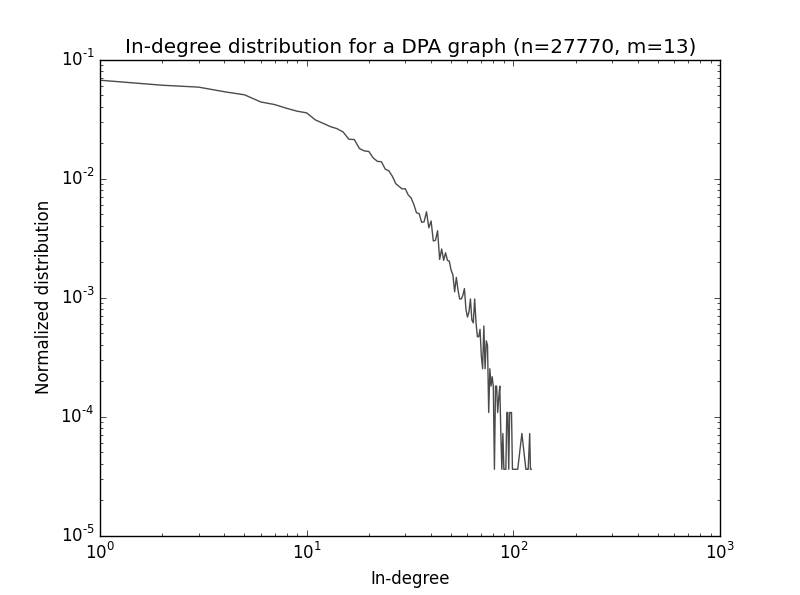
%> input picture algorithmicthink1-002/app1_q4_dpa_distribution.png (made grey), 800 x 595 px, given in place of Cameraman256.bmp, which was not available
$ octave hw7_wrapper.m   (GNU Octave 9; MATLAB toolbox functions it lacks are replaced by stand-ins)
%> lines starting %> are read from the running program, lines starting %| are printed output that depends on the picture; pictures that were not available may be replaced by others from this repository, and a replacement may not be noted
### digital-002/homework/cls_restoration.m
function image_restored = cls_restoration(image_noisy, psf, alpha)

%% find proper dimension for frequency-domain processing
[image_height, image_width] = size(image_noisy);
[psf_height, psf_width] = size(psf);
dim = max([image_width, image_height, psf_width, psf_height]);
dim = next2pow(dim);

%% frequency-domain representation of degradation
psf = padarray(psf, [dim - psf_height, dim - psf_width], 'post');
psf = circshift(psf, [-(psf_height - 1) / 2, -(psf_width - 1) / 2]);
H = fft2(psf, dim, dim);

%% frequency-domain representation of Laplace operator
Laplace = [0, -0.25, 0; -0.25, 1, -0.25; 0, -0.25, 0];
Laplace = padarray(Laplace, [dim - 3, dim - 3], 'post');
Laplace = circshift(Laplace, [-1, -1]);
C = fft2(Laplace, dim, dim);

%% Frequency response of the CLS filter
% Refer to the lecture for frequency response of CLS filter
% Complete the implementation of the CLS filter by uncommenting the
% following line and adding appropriate content
R = conj(H) ./ (H .* conj(H) + alpha * C .* conj(C));

%% CLS filtering
Y = fft2(image_noisy, dim, dim);
image_restored_frequency = R .* Y;
image_restored = ifft2(image_restored_frequency);
image_restored = image_restored(1 : image_height, 1 : image_width);

### digital-002/homework/next2pow.m
function result = next2pow(input)
if input <= 0
    fprintf('Error: input must be positive!\n');
    result = -1;
else
    index = 0;
    while 2 ^ index < input
        index = index + 1;
    end
    result = 2 ^ index;
end

### digital-002/homework/isnr.m
function v = isnr(original, noisy, restored)

numer = norm(original - noisy, 'fro') ^ 2;
denom = norm(original - restored, 'fro') ^ 2;
v = 10 * log10(numer / denom);
end

### digital-002/homework/hw7_wrapper.m
clear all
close all

%% Simulate 1-D blur and noise
image_original = im2double(imread('Cameraman256.bmp', 'bmp'));
%> image_original: size 595x800 double; min 0, max 1, mean 0.981
[H, W] = size(image_original);
%> H = 595; W = 800
blur_impulse = fspecial('motion', 7, 0);
image_blurred = imfilter(image_original, blur_impulse, 'conv', 'circular');
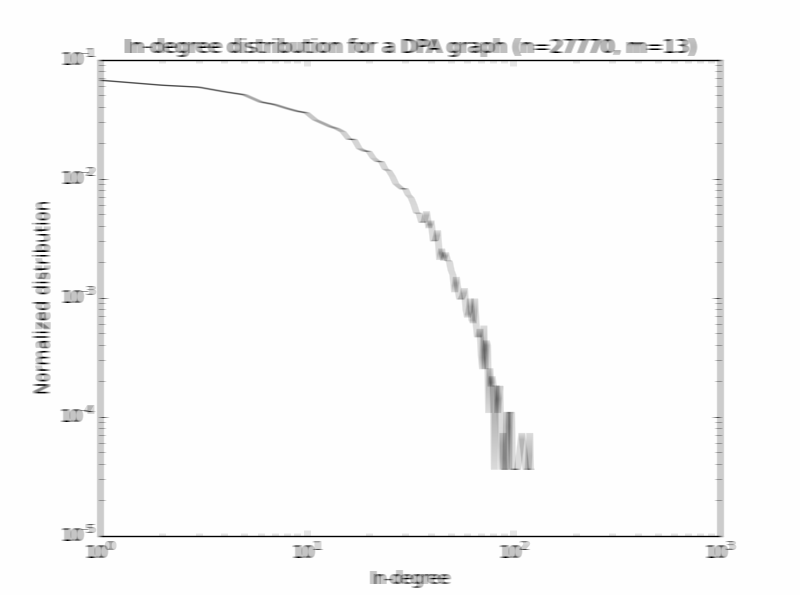
%> image_blurred: size 595x800 double; min 0, max 1, mean 0.981; mean of the top-left, top-right, bottom-left and bottom-right quarters 0.977, 0.982, 0.986, 0.981
noise_power = 1e-4;
randn('seed', 1);
noise = sqrt(noise_power) * randn(H, W);
image_noisy = image_blurred + noise;

%figure; imshow(image_original, 'border', 'tight');
%figure; imshow(image_blurred, 'border', 'tight');
%figure; imshow(image_noisy, 'border', 'tight');
figure;
subplot(2,2,1); imshow(image_original);
subplot(2,2,2); imshow(image_blurred);
subplot(2,2,3); imshow(image_noisy);

%% CLS restoration
alpha = 1000;  % you should try different values of alpha
image_cls_restored = cls_restoration(image_noisy, blur_impulse, alpha);
%> in cls_restoration, `image_restored = ifft2(image_restored_frequency);`:
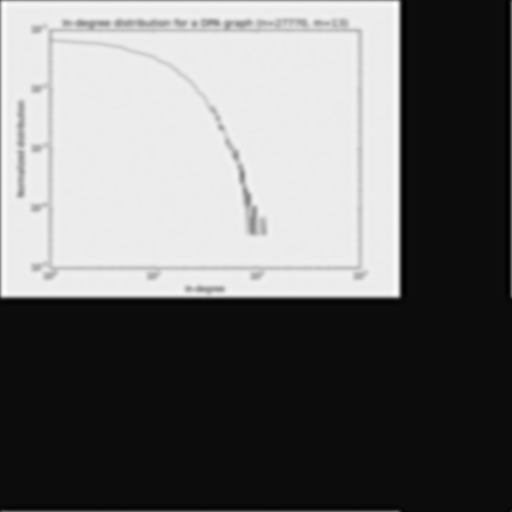
%> image_restored: size 1024x1024 double (shown at 1/2 size); min -0.0557, max 1.08, mean 0.446; drawn with min black and max white
%> in cls_restoration, `image_restored = image_restored(1 : image_height, 1 : image_width);`:
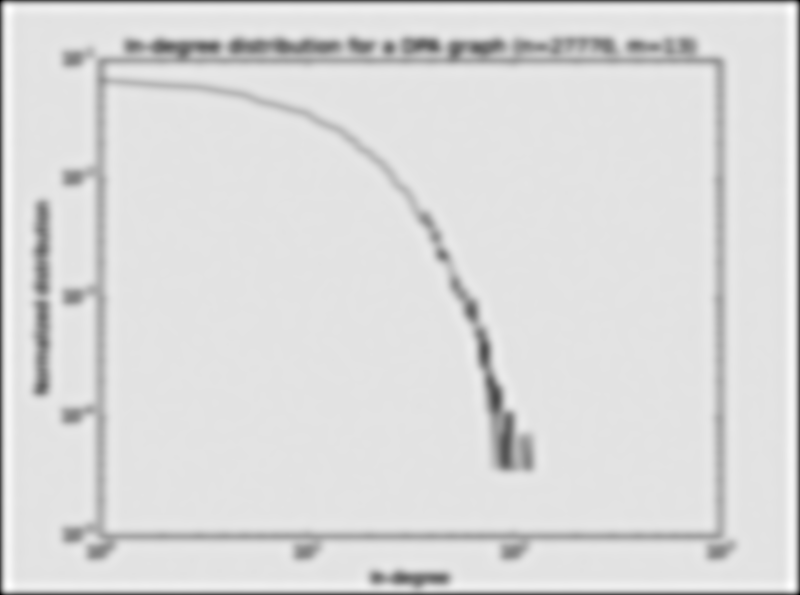
%> image_restored: size 595x800 double; min 0.315, max 1.08, mean 0.976; drawn with min black and max white
%figure; imshow(image_cls_restored, 'border', 'tight');
subplot(2,2,4); imshow(image_cls_restored);
%> after `imshow(image_cls_restored)`:
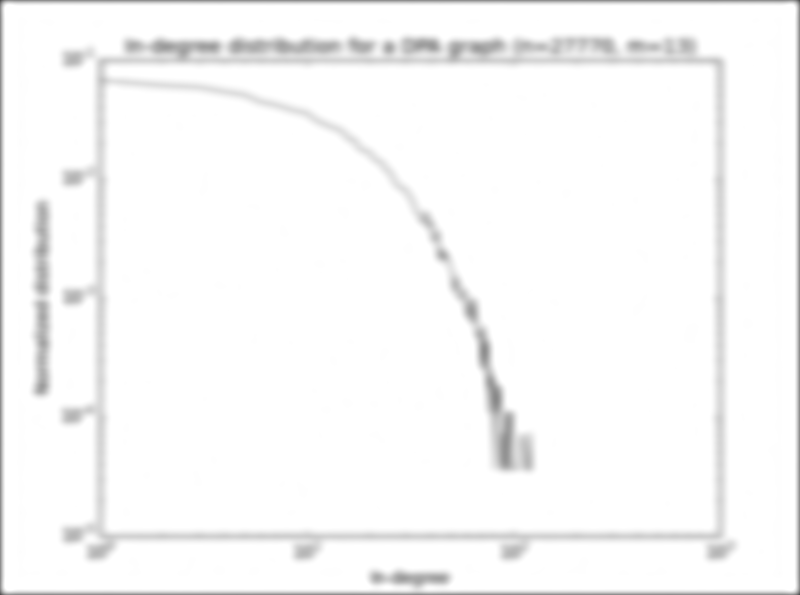
%> displayed picture: size 595x800, on the screen's scale of 0 to 255; min 80, max 255, mean 248.3

%% computation of ISNR
isnr_value = isnr(image_original, image_noisy, image_cls_restored);
%> in isnr, `numer = norm(original - noisy, 'fro') ^ 2;`: numer = 2541
%> in isnr, `denom = norm(original - restored, 'fro') ^ 2;`: denom = 5469.2
%> in isnr, `v = 10 * log10(numer / denom);`: v = -3.33
%> isnr_value = -3.33

alpha, isnr_value
%> after `isnr_value`: isnr_value = -3.33
